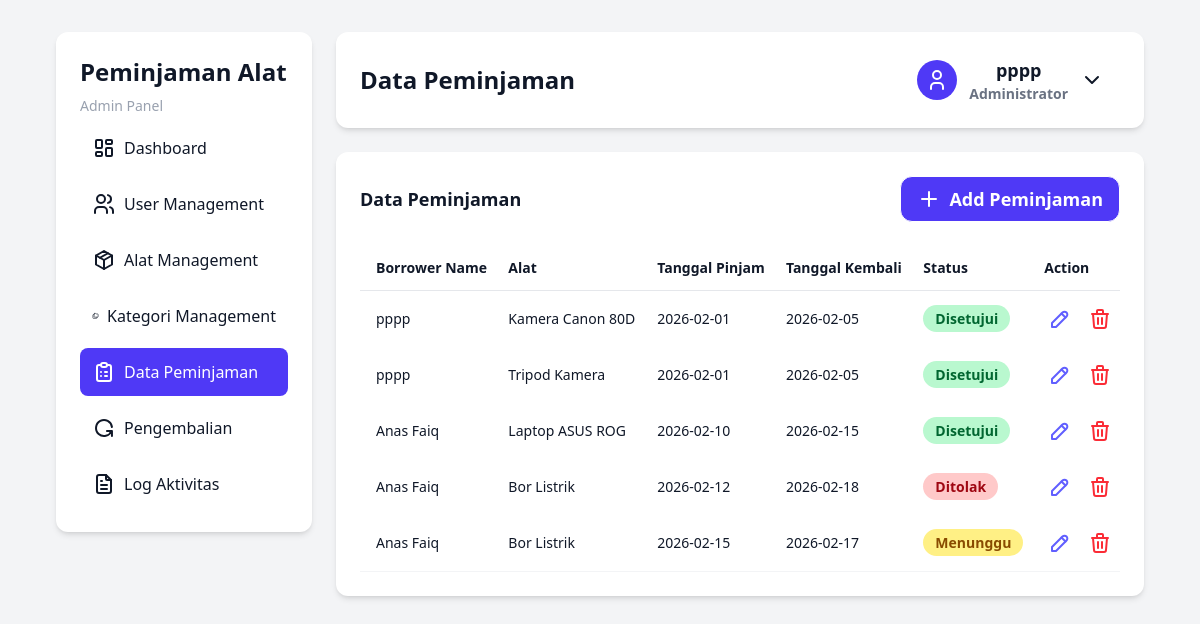
The page /pages/admin/data_peminjaman.php (signed in) on the database its author committed.
### tables this page shows
CREATE TABLE `users` (
  `id_user` int NOT NULL,
  `nama` varchar(100) NOT NULL,
  `username` varchar(100) NOT NULL,
  `password` varchar(255) NOT NULL,
  `role` enum('admin','petugas','peminjam') NOT NULL
);

CREATE TABLE `peminjaman` (
  `id_peminjaman` int NOT NULL,
  `id_user` int NOT NULL,
  `tanggal_pinjam` date NOT NULL,
  `tanggal_kembali_rencana` date NOT NULL,
  `status` enum('Menunggu','Disetujui','Ditolak') DEFAULT 'Menunggu',
  `created_at` timestamp NOT NULL DEFAULT CURRENT_TIMESTAMP
);

CREATE TABLE `alat` (
  `id_alat` int NOT NULL,
  `id_kategori` int NOT NULL,
  `nama_alat` varchar(150) NOT NULL,
  `kondisi` enum('Baik','Rusak Ringan','Rusak Berat') DEFAULT 'Baik',
  `stok` int NOT NULL,
  `created_at` timestamp NOT NULL DEFAULT CURRENT_TIMESTAMP
);

### pages/admin/data_peminjaman.php (the view, shortened to what this page needs)
<?php
include '../../config/conn.php';
$id_user = $_SESSION['id_user'];
$query = mysqli_query(
    $conn,
    "SELECT peminjaman.*, users.nama AS nama_peminjam, alat.nama_alat, detail_peminjaman.jumlah FROM peminjaman
         JOIN users ON peminjaman.id_user = users.id_user
         JOIN detail_peminjaman ON peminjaman.id_peminjaman = detail_peminjaman.id_peminjaman
         JOIN alat ON detail_peminjaman.id_alat = alat.id_alat
         "
);
$nama = mysqli_query($conn, "SELECT * FROM users WHERE id_user='$id_user'");
$data = mysqli_fetch_assoc($nama);
?>
<!DOCTYPE html>
<html lang="en">
  <head>
    <link rel="stylesheet" href="../../src/output.css" />
  </head>
  <body class="flex gap-6 min-h-screen w-full py-8 px-14">
    <?php
      include '../components/sidebar.php'
?>
    <main class="right-dashboard-section">
      <nav class="navbar">
        <p>Data Peminjaman</p>
        <div class="user-dropdown-wrapper">
          <button id="userBtn" class="user-dropdown-button">
            <div class="user-icon">
              <svg
                xmlns="http://www.w3.org/2000/svg"
                width="24"
                height="24"
                viewBox="0 0 24 24"
                fill="none"
                stroke="currentColor"
                stroke-width="2"
                stroke-linecap="round"
                stroke-linejoin="round"
              >
                <path d="M8 7a4 4 0 1 0 8 0a4 4 0 0 0 -8 0" />
                <path d="M6 21v-2a4 4 0 0 1 4 -4h4a4 4 0 0 1 4 4v2" />
              </svg>
            </div>
            <div class="user-account">
              <p><?= $data['nama'] ?></p>
              <span>Administrator</span>
            </div>
            <svg
              class="dropdown-arrow"
              xmlns="http://www.w3.org/2000/svg"
              width="24"
              height="24"
              viewBox="0 0 24 24"
              fill="none"
              stroke="currentColor"
              stroke-width="2"
              stroke-linecap="round"
              stroke-linejoin="round"
            >
              <path d="M6 9l6 6l6 -6" />
            </svg>
          </button>
        </div>
      </nav>
      <div class="main-card">
        <section class="search-section">
          <div class="top-equipment-section">
            <h3>Data Peminjaman</h3>
            <button id="addBtn">
              <svg
                xmlns="http://www.w3.org/2000/svg"
                width="24"
                height="24"
                viewBox="0 0 24 24"
                fill="none"
                stroke="currentColor"
                stroke-width="2"
                stroke-linecap="round"
                stroke-linejoin="round"
              >
                <path d="M12 5l0 14" />
                <path d="M5 12l14 0" />
              </svg>
              Add Peminjaman
            </button>
          </div>
        </section>
        <section class="equipment-table-section">
          <table class="crud-table">
            <thead>
              <tr>
                <td class="table-header">Borrower Name</td>
                <td class="table-header">Alat </td>
                <td class="table-header">Tanggal Pinjam</td>
                <td class="table-header">Tanggal Kembali</td>
                <td class="table-header">Status</td>
                <td class="table-header">Action</td>
              </tr>
            </thead>
            <tbody>
              <?php
while ($data = mysqli_fetch_assoc($query)) :
    $status = $data['status'];
    if ($status == "Menunggu") {
        $statusColor = "bg-yellow-200 text-yellow-800";
    } elseif ($status == "Disetujui") {
        $statusColor = "bg-green-200 text-green-800";
    } elseif ($status == "Ditolak") {
        $statusColor = "bg-red-200 text-red-800";
    } else {
        $statusColor = "bg-gray-200 text-gray-200";
    }
    ?>
              <tr>
                <td><?= $data['nama_peminjam'] ?></td>
                <td><?= $data['nama_alat'] ?></td>
                <td><?= $data['tanggal_pinjam'] ?></td>
                <td><?= $data['tanggal_kembali_rencana'] ?></td>
                <td class="equipment-status">
                  <span class="<?= $statusColor ?>"><?= $data['status'] ?></span>
                </td>
                <td class="button-wrapper">
                  <a href="#"
                     data-id="<?= $data['id_peminjaman']; ?>"
                     data-id_user="<?= $data['id_user']; ?>"
                     data-tanggal_pinjam="<?= $data['tanggal_pinjam']; ?>"
                     data-tanggal_kembali_rencana="<?= $data['tanggal_kembali_rencana']; ?>"
                     data-status="<?= $data['status']; ?>"
                     class="edit-button">
                    <svg
                      xmlns="http://www.w3.org/2000/svg"
                      width="24"
                      height="24"
                      viewBox="0 0 24 24"
                      fill="none"
                      stroke="currentColor"
                      stroke-width="2"
                      stroke-linecap="round"
                      stroke-linejoin="round"
                    >
                      <path
                        d="M4 20h4l10.5 -10.5a2.828 2.828 0 1 0 -4 -4l-10.5 10.5v4"
                      />
                      <path d="M13.5 6.5l4 4" />
                    </svg>
                  </a>
                  <a href="proses/proses-delete-peminjaman.php?id=<?= $data['id_peminjaman']; ?>"
                     class="delete-button"
                     onclick="return confirm('Yakin hapus peminjaman ini?')">
                  </a>
                </td>
              </tr>
              <?php endwhile; ?>
            </tbody>
          </table>
        </section>
      </div>
    </main>
  </body>
</html>

### rows shown on the page
users: nama "pppp"
peminjaman: id_user.nama "pppp", alat.nama_alat "Kamera Canon 80D", tanggal_pinjam "2026-02-01", tanggal_kembali_rencana "2026-02-05", status "Disetujui", alat.nama_alat "Tripod Kamera"
peminjaman: id_user.nama "Anas Faiq", alat.nama_alat "Laptop ASUS ROG", tanggal_pinjam "2026-02-10", tanggal_kembali_rencana "2026-02-15", status "Disetujui"
peminjaman: id_user.nama "Anas Faiq", alat.nama_alat "Bor Listrik", tanggal_pinjam "2026-02-12", tanggal_kembali_rencana "2026-02-18", status "Ditolak"
peminjaman: id_user.nama "Anas Faiq", alat.nama_alat "Bor Listrik", tanggal_pinjam "2026-02-15", tanggal_kembali_rencana "2026-02-17", status "Menunggu"
